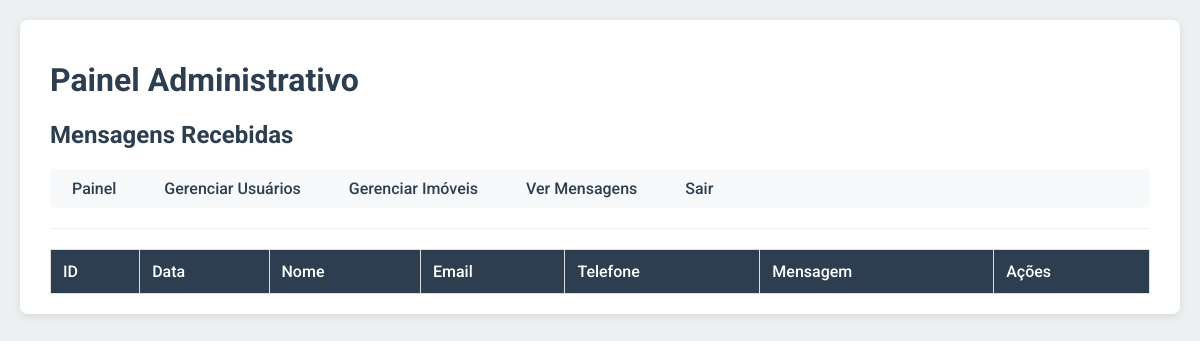
The app's page /admin/mensagens.php (signed in), older data.
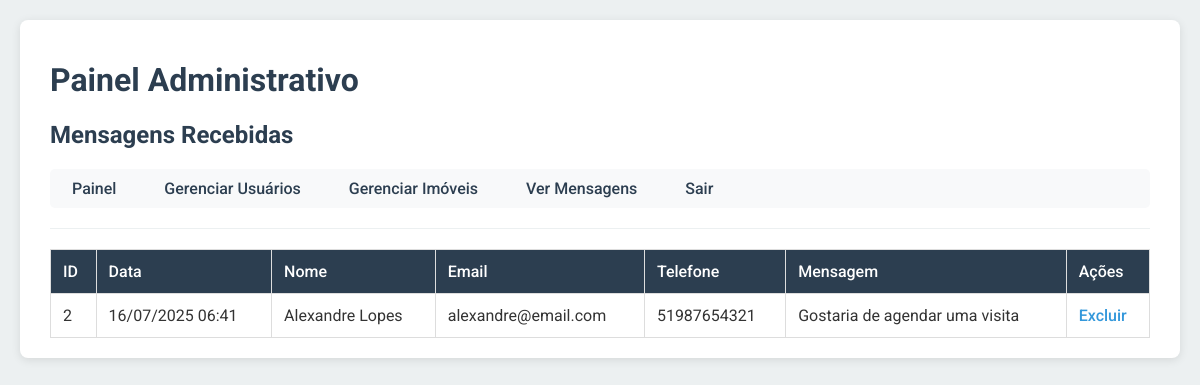
The same page, newer data.
### tables this page shows
CREATE TABLE `contato_mensagens` (
  `id` int(11) NOT NULL,
  `nome` varchar(255) NOT NULL,
  `email` varchar(255) NOT NULL,
  `telefone` varchar(25) NOT NULL,
  `mensagem` text NOT NULL,
  `data_envio` timestamp NOT NULL DEFAULT current_timestamp(),
  `lido` tinyint(1) NOT NULL DEFAULT 0
);

### admin/functions.php (called while the page is built, shortened)
<?php
function buscar($connect, $tabela, $where = 1, $order = ""){
	if (!empty($order)) {
		$order = "ORDER BY $order";
	}
	$query = "SELECT * FROM $tabela WHERE $where $order";
	$execute = mysqli_query($connect, $query);
	$results = mysqli_fetch_all($execute, MYSQLI_ASSOC);
	return $results;
}

### admin/mensagens.php (the view, shortened to what this page needs)
<?php
require_once 'functions.php';
$mensagens = buscar($connect, 'contato_mensagens', 1, "id DESC");
?>
<!DOCTYPE html>
<html lang="pt-BR">
<head>
    <link rel="stylesheet" href="css/style_admin.css">
</head>
<body>
    <div class="container-admin">
        <h1>Painel Administrativo</h1>
        <h2>Mensagens Recebidas</h2>
        <nav>
            <div>
                <a href="index.php">Painel</a>
                <a href="users.php">Gerenciar Usuários</a>
                <a href="gerenciar_imoveis.php">Gerenciar Imóveis</a>
                <a href="mensagens.php">Ver Mensagens</a> <a href="logout.php">Sair</a>
            </div>
        </nav>
        <hr>
        <table>
            <thead>
                <tr>
                    <th>ID</th>
                    <th>Data</th>
                    <th>Nome</th>
                    <th>Email</th>
                    <th>Telefone</th>
                    <th class="mensagem-corpo">Mensagem</th>
                    <th>Ações</th>
                </tr>
            </thead>
            <tbody>
                <?php foreach ($mensagens as $mensagem) : ?>
                <tr>
                    <td><?php echo $mensagem['id']; ?></td>
                    <td><?php echo date('d/m/Y H:i', strtotime($mensagem['data_envio'])); ?></td>
                    <td><?php echo htmlspecialchars($mensagem['nome']); ?></td>
                    <td><?php echo htmlspecialchars($mensagem['email']); ?></td>
                    <td><?php echo htmlspecialchars($mensagem['telefone']); ?></td>
                    <td class="mensagem-corpo"><?php echo nl2br(htmlspecialchars($mensagem['mensagem'])); ?></td>
                    <td>
                        <a href="deletar_mensagem.php?id=<?php echo $mensagem['id']; ?>" onclick="return confirm('Tem certeza que deseja excluir esta mensagem?');">Excluir</a>
                    </td>
                </tr>
                <?php endforeach; ?>
            </tbody>
        </table>
    </div>
</body>
</html>

### admin/css/style_admin.css (style rules this page uses)
:root { --cor-primaria: #2c3e50; --cor-secundaria: #3498db; --cor-sucesso: #2ecc71; --cor-erro: #e74c3c; --cor-fundo: #ecf0f1; --cor-painel: #ffffff; --cor-texto: #333333; --sombra-painel: 0 2px 10px rgba(0, 0, 0, 0.1); }
body { font-family: "Roboto", sans-serif; background-color: var(--cor-fundo); color: var(--cor-texto); margin: 0; padding: 20px; }
.container-admin { max-width: 1200px; margin: 0 auto; background-color: var(--cor-painel); padding: 20px 30px; border-radius: 8px; box-shadow: var(--sombra-painel); }
h1, h2, h3 { color: var(--cor-primaria); }
hr { border: 0; border-top: 1px solid var(--cor-fundo); margin: 20px 0; }
nav { background-color: #f8f9fa; padding: 10px; border-radius: 5px; margin-bottom: 20px; }
nav a { text-decoration: none; color: var(--cor-primaria); font-weight: 500; margin-right: 20px; padding: 8px 12px; border-radius: 4px; transition: background-color 0.2s ease; }
table { width: 100%; border-collapse: collapse; margin-top: 20px; }
th, td { border: 1px solid #ddd; padding: 12px; text-align: left; vertical-align: middle; }
thead th { background-color: var(--cor-primaria); color: white; font-weight: 500; }
td a { color: var(--cor-secundaria); text-decoration: none; font-weight: 500; }

Row changes from the older to the newer data that the page shows:
added contato_mensagens: id "2", data_envio "16/07/2025 06:41", nome "Alexandre Lopes", email "alexandre@email.com", telefone "51987654321", mensagem "Gostaria de agendar uma visita"
